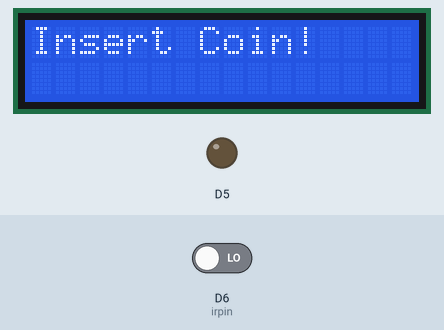
Bench run of a sketch on a simulated ESP8266 (NodeMCU). On the bench: 16×2 character LCD, output pins drawn as LEDs (lit = HIGH). Inputs (shaded band) come from the test bench; at power-on: D6 (irpin) LOW. WiFi joins after 1.5 s; servers stay silent unless stated; what the sketch prints to the serial monitor is not drawn.

Above: at 3.8 s.
3.9 s: D6 (irpin) driven HIGH
At 4.7 s:
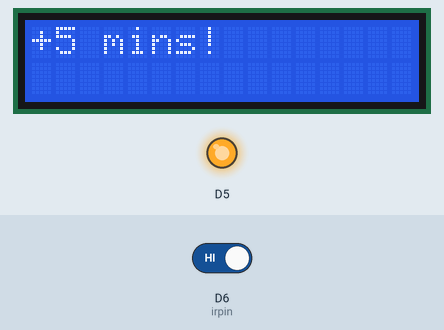
6.9 s: D6 (irpin) driven LOW
At 8.7 s:
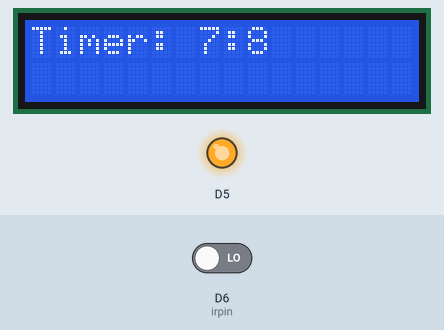
9.9 s: D6 (irpin) driven HIGH
At 11.05 s:
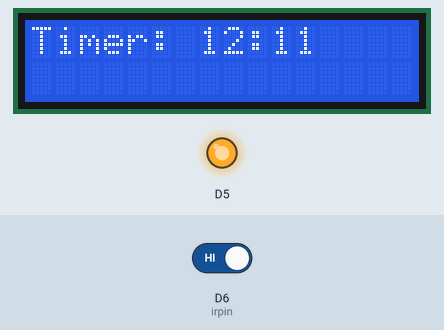
Timing chart, 0 to 12.9 s (numbered marks = the images above; inputs shaded):
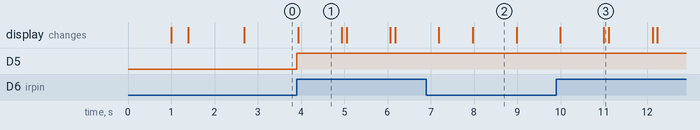

The sketch:

timer.ino
```cpp
#include <ESP8266WiFi.h>
#include <WiFiClient.h>
#include <ESP8266WebServer.h>
#include <ESP8266HTTPClient.h>

#include <Wire.h>
#include <LiquidCrystal_I2C.h>

LiquidCrystal_I2C lcd(0x27, 16, 2);

const char* ssid = "PLDTHOMEFIBR95c68";                  // Your wifi Name
const char* password = "PLDTWIFIxw4aq";          // Your wifi Password

const char* host = "solartrackerfv2.site"; //Your pc or server (database) IP, example : 192.168.0.0 , if you are a windows os user, open cmd, then type ipconfig then look at IPv4 Address.

String batstat = "Not_Charging.";
String batpercent = "52%.";
String port1stat = "Not_Charging.";
String port1time = "0:00.";


int phpcounterr = 0;


unsigned long phpstartTime = 0;        // millis counter
unsigned long phpafter1sec = 0;        // millis counter
int phpdisplaynum = 0;

int irpin = D6;                   // pin for ir sensor
int irvalue;                            // value of irsensor.. 1 or 0
int charger = 55;
String message = "" ;
unsigned long addamount = 6000; // input secs


String chardis;

unsigned long startTime = 0;        // millis counter
unsigned long timerUp = 0;          // remaining millis till timer is up
unsigned long displaycounter = 0;
unsigned long displaynum = 0;       // the value to be displated in the serial monitor
unsigned long newtimerdown = 0;
unsigned long mins = 0;
int irsensor = 0;
int displaynumtimer = 0;

void setup() {
  // put your setup code here, to run once:
  Serial.begin(9600);                 //initialize serial monitor communication

  millis();
  WiFi.mode(WIFI_OFF);        //Prevents reconnection issue (taking too long to connect)
  delay(1000);
  WiFi.mode(WIFI_STA);        //This line hides the viewing of ESP as wifi hotspot

  WiFi.begin(ssid, password);     //Connect to your WiFi router
  Serial.println("");

  Serial.print("Connecting");

  lcd.begin(16, 2);
  lcd.init();
  lcd.backlight();
  // Wait for connection


  while (WiFi.status() != WL_CONNECTED) {

    delay(250);
    Serial.print(".");
    lcd.clear();
    lcd.print("Connecting...");


    delay(250);
  }


  //If connection successful show IP address in serial monitor
  Serial.println("");
  Serial.println("Connected to Network/SSID");
  Serial.print("IP address: ");
  Serial.println(WiFi.localIP());  //IP address assigned to your ESP


  pinMode(D5, OUTPUT);

  lcd.clear();
  lcd.print("Insert Coin!");
  Serial.println("Insert Coin!");
  digitalWrite(D5, LOW);


}

void loop() {
  // put your main code here, to run repeatedly:


  phpcounterr = phpcounterr + 1;
          Serial.println(phpcounterr);
  if (phpcounterr >= 500){
//        Serial.println("done with 50 counter");
//        Serial.println(counterr);
        phpcounterr = phpcounterr - 500;
        uploadtodb();
//        delay(1000);

  }


  startTime = millis();
  displaycounter = timerUp - startTime;
  displaynum = displaycounter / 1000;

  //  Serial.println("PLS INSERT COIN");

  // ================================================================================
  //displays the remainin time
  if (displaynum <= 999) {
    Serial.print("Time remaining: ");
    Serial.print(displaynum);
    Serial.println("secss ");

    chardis = displaynum + "secs";

    lcd.clear();
    lcd.print("Timer: ");
    lcd.print(mins);
    lcd.print(":");
    lcd.print(displaynum);

    delay(100);


  } else {

    //  lcd.clear();
    //  lcd.print("Insert Coin!");
    //    Serial.println("Insert Coin!");
    //delay(200);


  }
  // ================================================================================
  irvalue = digitalRead(irpin);
  // print out the value you read:


  //  Serial.println(irvalue);

  if (irvalue == 1) {                         // run when there coin is inserted
    // if coin is inserted, set a 3min timer
    digitalWrite(D5, HIGH);
    port1stat = "Charging!";
    Serial.println("Coin Inserted!!");


    // digitalWrite(charger, HIGH);


    if (mins > 1 ) {

      mins = mins + 5;                  // adds 5mins when button pressed

      timerUp = timerUp + addamount;    // adds 3secs when button pressed
      lcd.clear();
      lcd.print("+5 mins!");
      delay (1000);

    } else {
      mins = mins + 1;

      timerUp = startTime + addamount;
      //    delay (500);
      // wait for 1sec before inserting again
      lcd.clear();
      lcd.print("+5 mins!");
      delay(1000);
    }

  }


  // ================================================================================
  // run when time is up
  //time is up

  if (displaynum == 0 ) {

    if (mins == 0) {
      mins = 0;
      displaynum = 0;
      digitalWrite(D5, LOW);
      port1stat = "Not_Charging";

      lcd.clear();
      lcd.print("Time's Up!");

    } else {
      mins = mins - 1;
      timerUp = timerUp + 60000;

    }


  }


  if (displaynum == 0) {
    displaynumtimer = displaynumtimer + 1;

  }


String tester = "no";
  if (tester == "LDR detecting sun"){
    batstat = "Charging!";
  } else {
    batstat = "Not_Charging";
  }


  String fullbat, halfbat, lowbat;

  if (fullbat) {
    message = "battery is at 100%";

  } else if (halfbat) {
    message = "battery is at 50%";

  } else if (lowbat) {
    message = "battery is at 20%";

  }


if (displaynum > 61){
  phpdisplaynum = 0;
} else {
  phpdisplaynum = displaynum;
}


}


void uploadtodb(){
    HTTPClient http;    //Declare object of class HTTPClient
String umins = String(mins);
String udisplaynum = String(phpdisplaynum);
  port1time = umins +":" + udisplaynum;
  String  postData;
  String ip = host;
  http.begin("http://" + ip + "/send.php?batstat="+batstat+"&batpercent="+batpercent+"&port1stat="+port1stat+"&port1time="+port1time);              //Specify request destination
  http.addHeader("Content-Type", "application/x-www-form-urlencoded");    //Specify content-type header

  int httpCode = http.POST(postData);   //Send the request
  Serial.println("uploaded to php!");
}
```

Measured:
- after the input at 3.9 s, D5: LOW → HIGH at once; the display: changes at once (image 1)
- after the input at 9.9 s, the display: first changes after 0.09 s (image 3 shows a later state)
- what the display in image 1 shows lasts 1.0 s, from 3.9 s to 4.9 s
